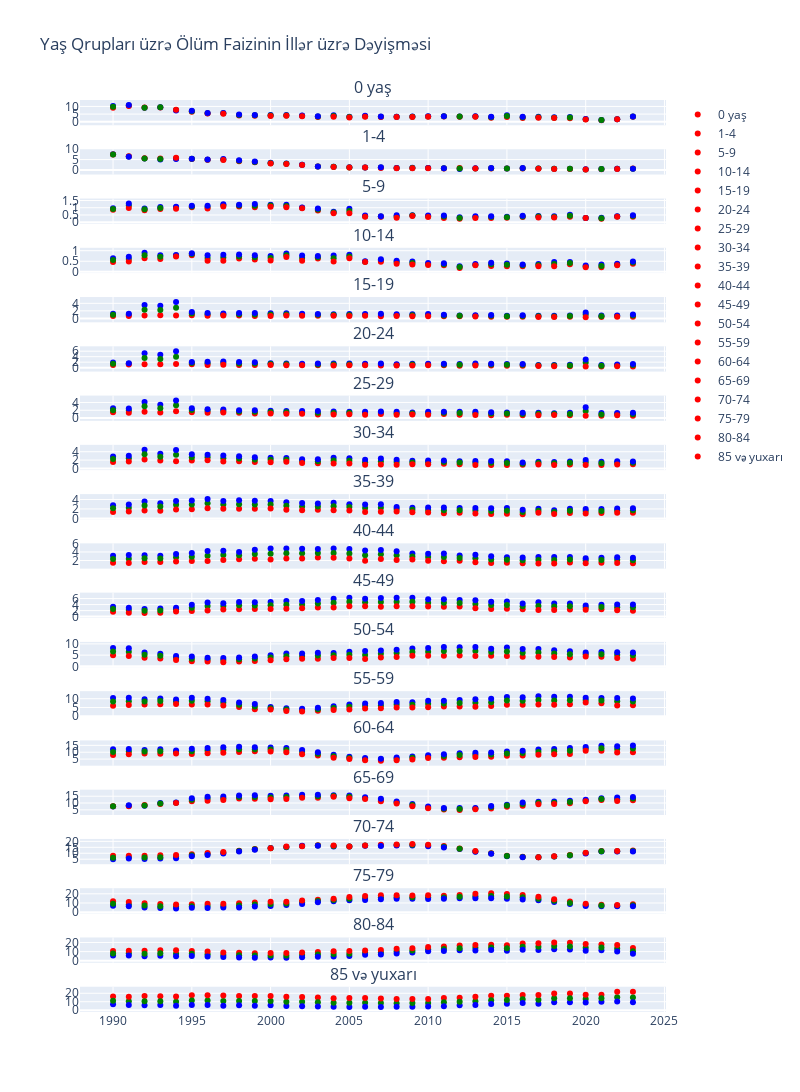

The notebook cell this image was saved under:
### Markdown cell above
### Sual 2
Ölüm sayının yaş qrupları üzrə faiz nisbətinin illər üzrə dəyişməsini təsvir edin (son 20 
il). Müşahidə etdiyiniz əsas tendensiyaları göstərin və onların ehtimal oluna 
səbəblərini izah ed

#### Analiz nəticələri
Ümumiyətlə 90cı illərin sonlarına doğru görünür ki ,ölüm sayları azalmağa doğru gedir buda tibbin inkişafını göstərir
Körpə və uşaq ölümü azalma meylindədir və müsbət inkişafları göstərir.
Orta yaş qruplarında ölüm faizi sabitdir, lakin yaş artdıqca ölüm faizi yüksəlir.
COVID-19 pandemiyası 2020-ci ildə bütün yaş qruplarında ölüm faizini artırmışdır, xüsusən də yaşlı əhali arasında.in

### Code cell
import plotly.graph_objects as go
from plotly.subplots import make_subplots

# Məsələn, cins dəyərlərinə uyğun rənglər
color_map = {
    'Kişi': 'blue',
    'Qadın': 'red',
    'Hər ikisi': 'green'
}

# Rənglər üçün yeni bir sütun yaradın
cins_yas_say_pro['Rəng'] = cins_yas_say_pro['Cins'].map(color_map)

# Yaş qrupları üzrə faizləri hesablayın və yuvarlayın
for age_group in ['0 yaş','1-4', '5-9', '10-14', '15-19', '20-24', '25-29', 
                  '30-34', '35-39', '40-44', '45-49', '50-54', '55-59', 
                  '60-64', '65-69', '70-74', '75-79', '80-84', '85 və yuxarı']:
    cins_yas_say_pro[f'{age_group} Faiz'] = round((cins_yas_say_pro[age_group] / cins_yas_say_pro['Cəmi']) * 100, 2)

# Subplotları yaradın
fig = make_subplots(rows=19, cols=1, shared_xaxes=True, 
                    subplot_titles=('0 yaş', '1-4', '5-9', '10-14', '15-19', '20-24', 
                                    '25-29', '30-34', '35-39', '40-44', 
                                    '45-49', '50-54', '55-59', '60-64', 
                                    '65-69', '70-74', '75-79', '80-84', 
                                    '85 və yuxarı'))

# Hər bir yaş qrupu üçün scatter əlavə etmək
for i, age_group in enumerate(['0 yaş','1-4', '5-9', '10-14', '15-19', '20-24', 
                               '25-29', '30-34', '35-39', '40-44', '45-49', 
                               '50-54', '55-59', '60-64', '65-69', '70-74', 
                               '75-79', '80-84', '85 və yuxarı']):
    fig.add_trace(go.Scatter(x=cins_yas_say_pro['İl'], 
                             y=cins_yas_say_pro[f'{age_group} Faiz'], 
                             mode='markers',  # Yalnız markerlər
                             name=age_group, 
                             marker=dict(color=cins_yas_say_pro['Rəng'])),
                  row=i+1, col=1)

# Qrafiki dizayn et
fig.update_layout(height=3000, width=800, title_text="Yaş Qrupları üzrə Ölüm Faizinin İllər üzrə Dəyişməsi")
fig.show()
